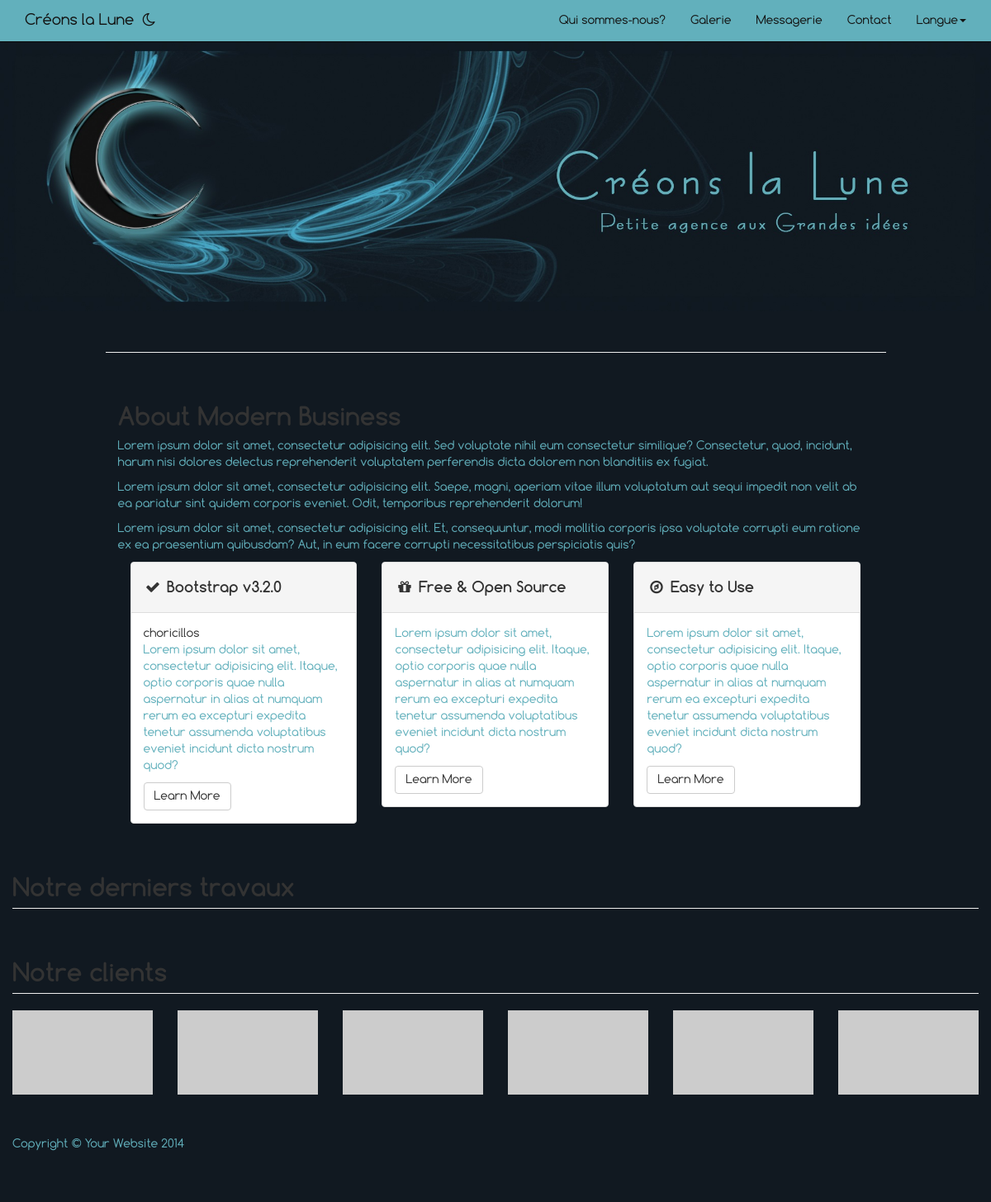
Before: / with the older database file.
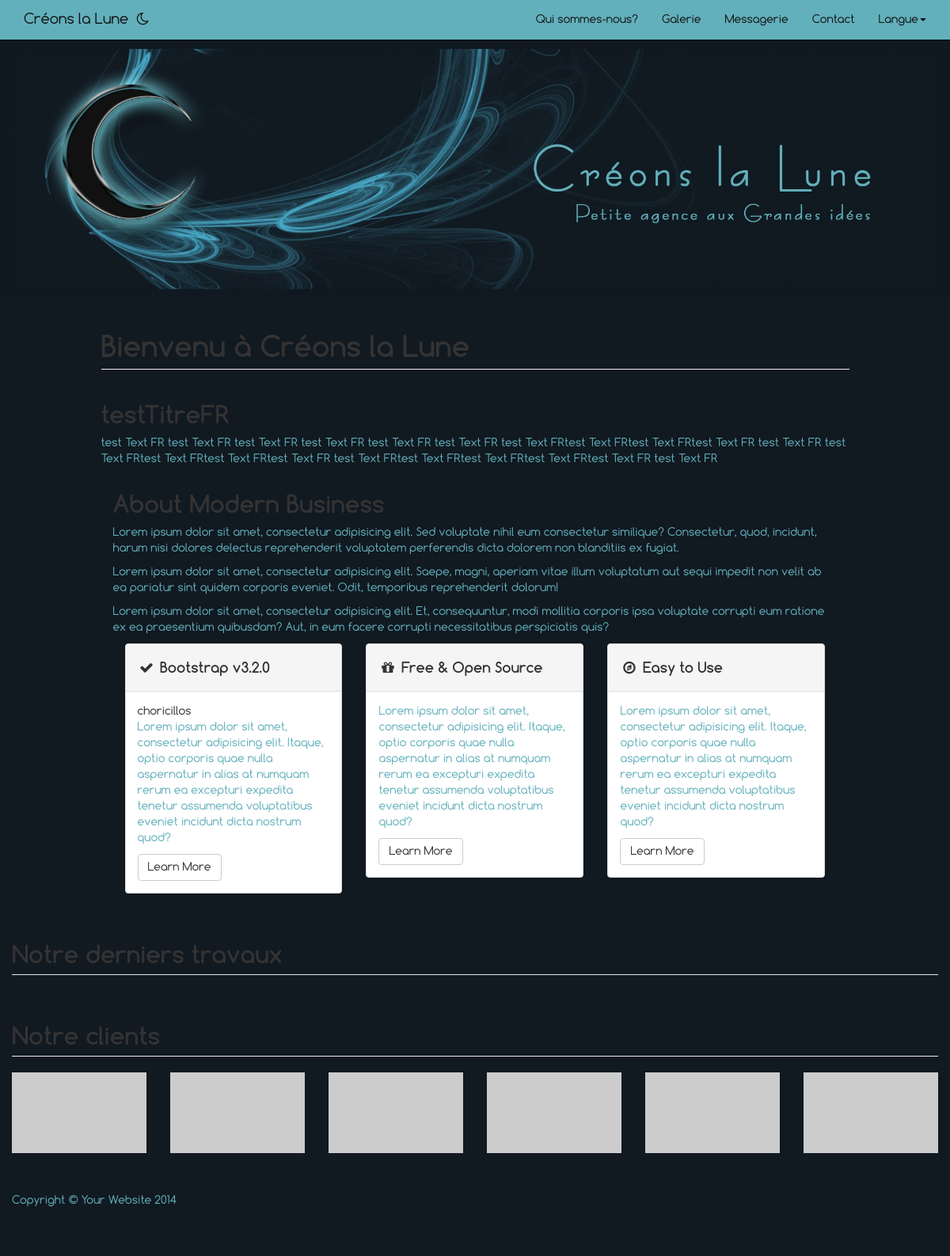
After: the same page with the newer database file.
### tables this page shows
CREATE TABLE `titres` (
  `id` int(11) NOT NULL,
  `nom` varchar(255) NOT NULL,
  `titreFR` varchar(250) DEFAULT NULL,
  `titreNL` varchar(250) DEFAULT NULL,
  `titreEN` varchar(250) DEFAULT NULL,
  `id_rubrique` int(11) NOT NULL
);

CREATE TABLE `textes` (
  `id` int(11) NOT NULL,
  `nom` varchar(255) NOT NULL,
  `descFR` text NOT NULL,
  `descNL` text NOT NULL,
  `descEN` text NOT NULL,
  `id_rubrique` int(11) NOT NULL
);

### models/accueil.php (called while the page is built, shortened)
<?php
try {
    $recupText = $connexion->query("SELECT textes.descFR, textes.descNL, textes.descEN, t.titreFR, t.titreNL, t.titreEN  FROM textes
INNER JOIN titres t
ON t.id_rubrique = 1
WHERE textes.id_rubrique = 1;");
} catch (PDOException $e) {
    echo "Error: " . $e->getMessage();
}
$text = $recupText->fetchAll(PDO::FETCH_ASSOC);
?>

### views/accueil.php (the view, shortened to what this page needs)
<div class="container">
    <div class="row">
        <div class="col-lg-offset-1  col-lg-10 col-lg-offset-1">
            <h1 class="page-header">
                <?= $text[1]['titreFR']; ?>
            </h1>
        </div>
                <div class="col-lg-offset-1 col-lg-10 col-lg-offset-1">
                    <?php
                        echo "<h2>" . $text[0]['titreFR'] . "</h2>";
                        echo "<p>" . nl2br($text[0]['descFR']) . "</p>";
                    ?>
          </div>
            <div class="col-md-offset-1 col-md-10 col-md-offset-1">
                <div class="col-md-12">
                    <h2>About Modern Business</h2>
                    <p>Lorem ipsum dolor sit amet, consectetur adipisicing elit. Sed voluptate nihil eum consectetur similique?
                        Consectetur, quod, incidunt, harum nisi dolores delectus reprehenderit voluptatem perferendis dicta
                        dolorem non blanditiis ex fugiat.</p>
                    <p>Lorem ipsum dolor sit amet, consectetur adipisicing elit. Saepe, magni, aperiam vitae illum voluptatum
                        aut sequi impedit non velit ab ea pariatur sint quidem corporis eveniet. Odit, temporibus reprehenderit
                        dolorum!</p>
                    <p>Lorem ipsum dolor sit amet, consectetur adipisicing elit. Et, consequuntur, modi mollitia corporis ipsa
                        voluptate corrupti eum ratione ex ea praesentium quibusdam? Aut, in eum facere corrupti necessitatibus
                        perspiciatis quis?</p>
                </div>
                <div class="col-md-12">
                    <div class="col-md-4">
                        <div class="panel panel-default">
                            <div class="panel-heading">
                                <h4><i class="fa fa-fw fa-check"></i> Bootstrap v3.2.0</h4>
                            </div>
                            <div class="panel-body">
                                <?php
                                echo 'choricillos';
                                ?>
                                <p>Lorem ipsum dolor sit amet, consectetur adipisicing elit. Itaque, optio corporis quae nulla
                                    aspernatur in alias at numquam rerum ea excepturi expedita tenetur assumenda voluptatibus
                                    eveniet incidunt dicta nostrum quod?</p>
                                <a href="#" class="btn btn-default">Learn More</a>
                            </div>
                        </div>
                    </div>
                    <div class="col-md-4">
                        <div class="panel panel-default">
                            <div class="panel-heading">
                                <h4><i class="fa fa-fw fa-gift"></i> Free &amp; Open Source</h4>
                            </div>
                            <div class="panel-body">
                                <p>Lorem ipsum dolor sit amet, consectetur adipisicing elit. Itaque, optio corporis quae nulla
                                    aspernatur in alias at numquam rerum ea excepturi expedita tenetur assumenda voluptatibus
                                    eveniet incidunt dicta nostrum quod?</p>
                                <a href="#" class="btn btn-default">Learn More</a>
                            </div>
                        </div>
                    </div>
                    <div class="col-md-4">
                        <div class="panel panel-default">
                            <div class="panel-heading">
                                <h4><i class="fa fa-fw fa-compass"></i> Easy to Use</h4>
                            </div>
                            <div class="panel-body">
                                <p>Lorem ipsum dolor sit amet, consectetur adipisicing elit. Itaque, optio corporis quae nulla
                                    aspernatur in alias at numquam rerum ea excepturi expedita tenetur assumenda voluptatibus
                                    eveniet incidunt dicta nostrum quod?</p>
                                <a href="#" class="btn btn-default">Learn More</a>
                            </div>
                        </div>
                    </div>
                </div>
    </div>
        <div class="row">
            <div class="col-lg-12">
                <h2 class="page-header">Notre derniers travaux</h2>
            </div>
        </div>
        <div class="row">
            <div class="col-lg-12">
                <h2 class="page-header">
                    <?php
                    echo"Notre clients";
                    ?>
                 </h2>
             </div>
             <marquee BEHAVIOR="" class="banniere" scrolammount="25"  loop="654" width="75%" height="100%"><br><br>
                 <div class="col-md-2 col-sm-4 col-xs-6">
                     <img class="img-responsive customer-img" src="http://placehold.it/500x300" alt="">
                 </div>
                 <div class="col-md-2 col-sm-4 col-xs-6">
                     <img class="img-responsive customer-img" src="http://placehold.it/500x300" alt="">
                 </div>
                 <div class="col-md-2 col-sm-4 col-xs-6">
                     <img class="img-responsive customer-img" src="http://placehold.it/500x300" alt="">
                 </div>
                 <div class="col-md-2 col-sm-4 col-xs-6">
                     <img class="img-responsive customer-img" src="http://placehold.it/500x300" alt="">
                 </div>
                 <div class="col-md-2 col-sm-4 col-xs-6">
                     <img class="img-responsive customer-img" src="http://placehold.it/500x300" alt="">
                 </div>
                 <div class="col-md-2 col-sm-4 col-xs-6">
                     <img class="img-responsive customer-img" src="http://placehold.it/500x300" alt="">
                 </div>
             </marquee>
             </div>

### views/header.php (shortened to what this page needs)
<!DOCTYPE html>
<html lang="en">
<head>
  <link href="css/bootstrap.min.css" rel="stylesheet">
  <link href="css/modern-business.css" rel="stylesheet">
  <link href="font-awesome/css/font-awesome.min.css" rel="stylesheet" type="text/css">
</head>
<body>
<nav class="navbar navbar-inverse navbar-fixed-top" role="navigation">
  <div class="container">
    <div class="navbar-header">
      <a class="navbar-brand" href="./">Créons la Lune&nbsp;&nbsp;<i class="fa fa-moon-o"></i></a>
    </div>
    <div class="collapse navbar-collapse" id="bs-example-navbar-collapse-1">
      <ul class="nav navbar-nav navbar-right">
        <li>
          <a href="?about">Qui sommes-nous?</a>
        </li>
        <li>
          <a href="?galerie">Galerie</a>
        </li>
        <li>
          <a href="?messagerie">Messagerie</a>
        </li>
        <li>
          <a href="?contact">Contact</a>
        </li>
        <li class="dropdown">
          <a href="#" class="dropdown-toggle" data-toggle="dropdown">Langue<b class="caret"></b></a>
        </li>
      </ul>
    </div>
  </div>
</nav>
<header id="myCarousel" class="carousel slide">
  <div class="carousel-inner">
    <div class="row">
      <div class="col-xs-12">
        <div class="item active">
          <img src="datas/images/caqui.jpg" alt="" class="img-responsive"/>
          <div class="carousel-caption">
          </div>
        </div>
      </div>
    </div>
  </div>
</header>

### index.php (shortened to what this page needs)
<?php
require_once 'views/header.php';
if (!isset($_SESSION['clef']) || $_SESSION['clef'] != session_id()) {
    require_once "controlers/control.php";
}else{
    $connect = true;
    require_once "controlers/control-connect.php";
}
require_once "views/footer.php";

### controlers/control.php (shortened to what this page needs)
<?php
if (empty($_GET)){
    require_once 'models/accueil.php';
    require_once 'views/accueil.php';
}elseif(isset($_GET['about'])) {
    require_once 'models/about.php';
    $titre = "Bienvenue chez Créons la Lune";
    require_once 'views/about.php';
}elseif(isset($_GET['galerie'])){
    require_once 'models/galerie.php';
    $titre= "Bienvenue chez Créons la Lune";
    require_once 'views/galerie.php';
}elseif(isset($_GET['messagerie'])){
    require_once 'models/messagerie.php';
    $titre= "Bienvenue chez Créons la Lune";
    require_once 'views/messagerie.php';
}elseif(isset($_GET['contact'])){
    require_once 'models/contact.php';
    $titre= "Bienvenue chez Créons la Lune";
    require_once 'views/contact.php';
}else{
    require_once 'views/404.php';
}

### views/footer.php (shortened to what this page needs)
<footer>
  <div class="row">
    <div class="col-lg-12">
      <p>Copyright &copy; Your Website 2014</p>
    </div>
  </div>
</footer>
</div>
</body>
</html>

### css/modern-business.css (style rules this page uses)
html, body { height: 100%; }
body { padding-top: 50px; }
header.carousel .item, header.carousel .item.active, header.carousel .carousel-inner { height: auto; }
footer { margin: 50px 0; }

Changed rows visible on the page:
added titres: titreFR "Bienvenu à Créons la Lune"
added titres: titreFR "testTitreFR"
added textes: descFR "test Text FR test Text FR test Text FR test Text FR test Text FR test Text FR test Text FRtest Text FRtest Text FRtest Text FR test Text FR test Text FRtest Text FRtest Text FRtest Text FR test Text FRtest Text FRtest Text FRtest Text FRtest Text FR test Text FR"
